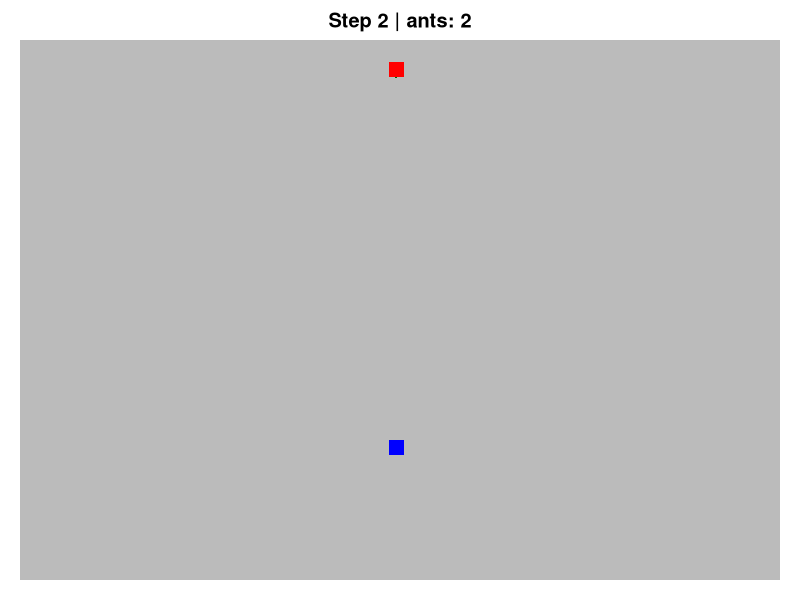
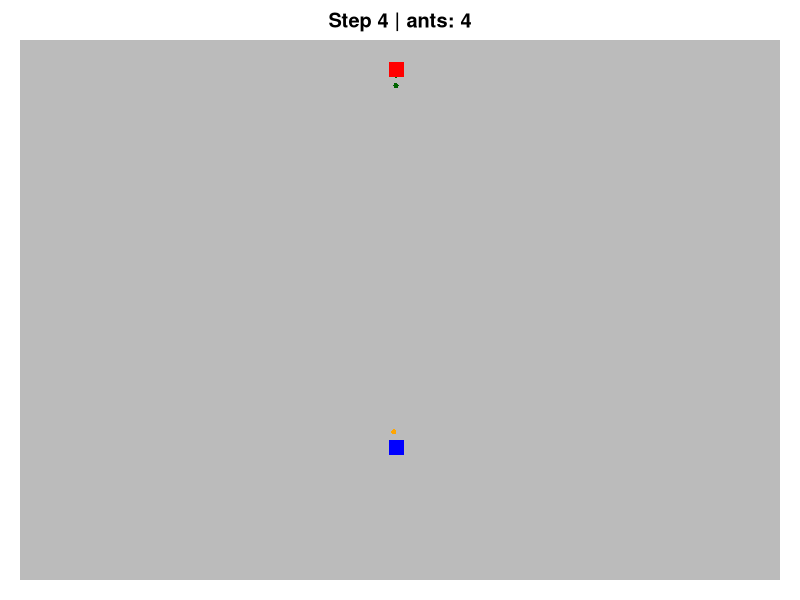
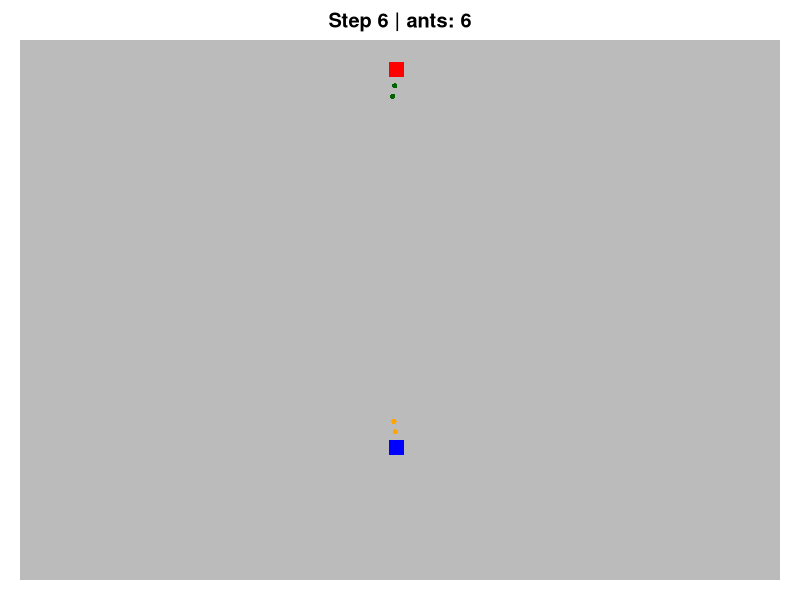
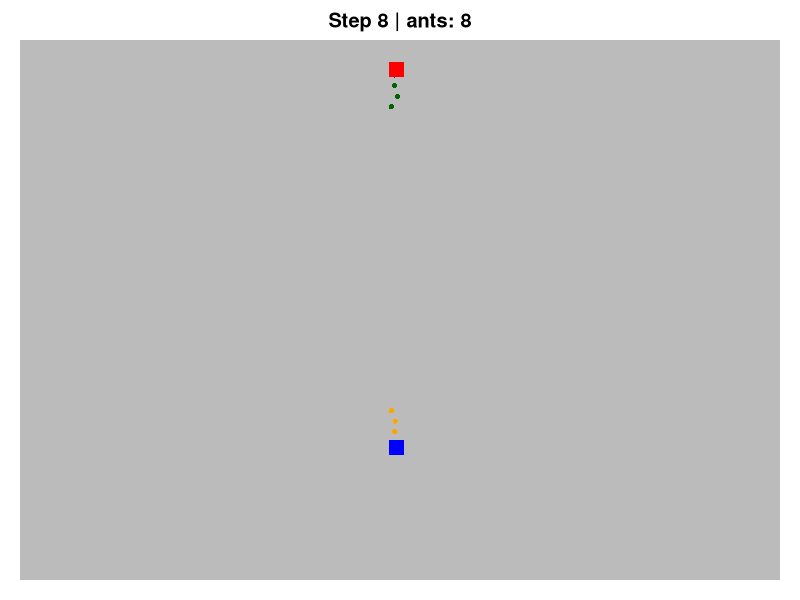
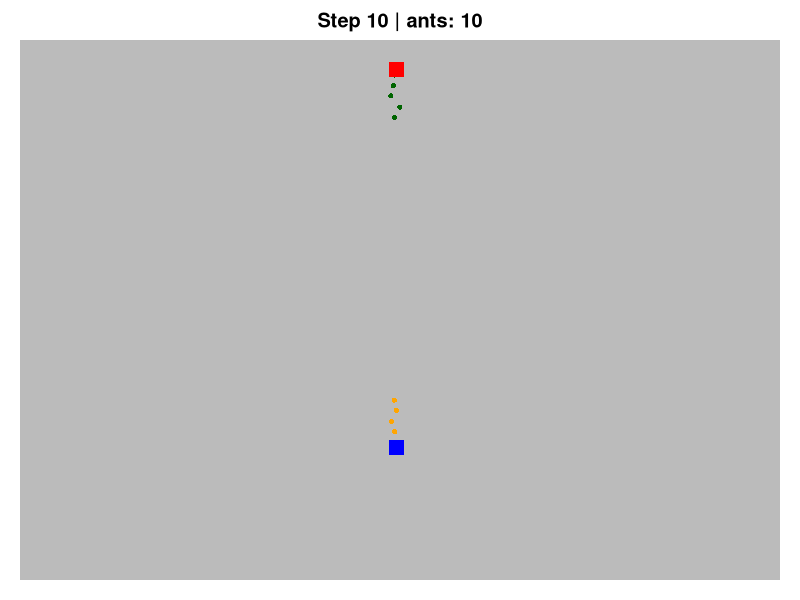
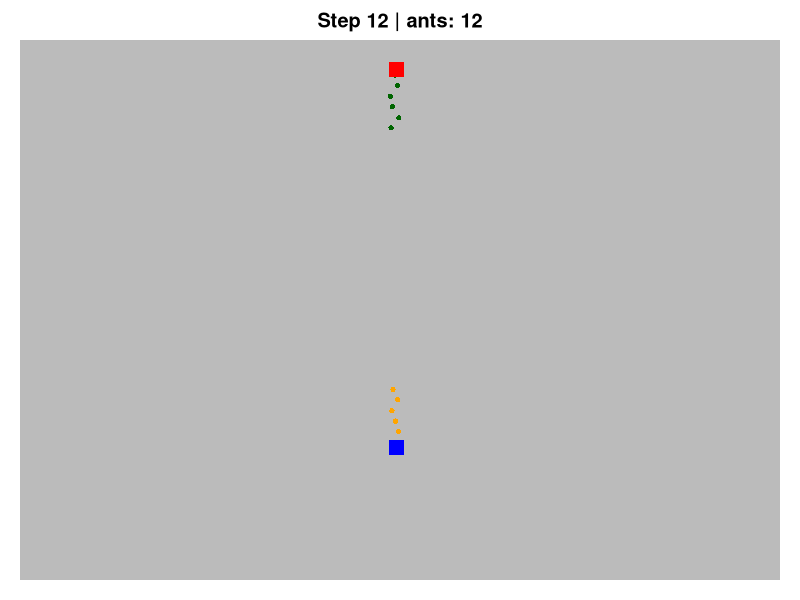
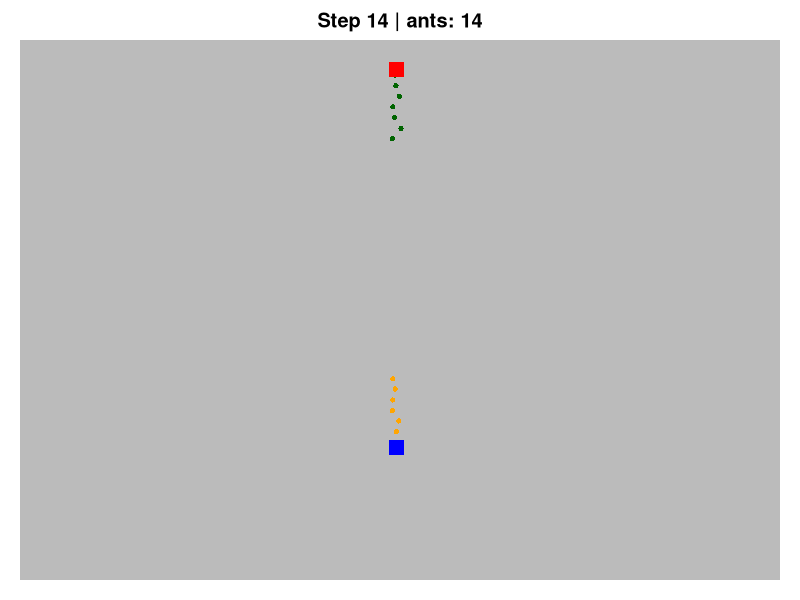
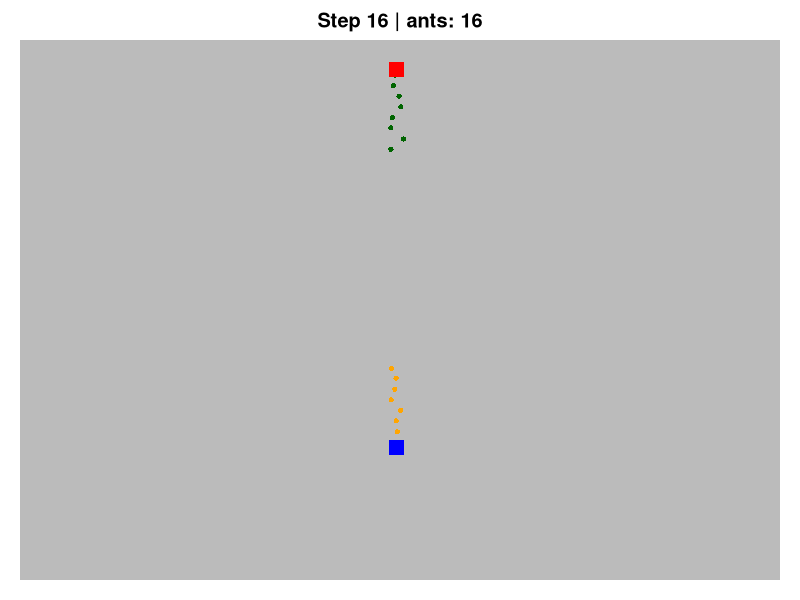

Recreate these plots in R, in order.
# set seed for pseudorandomness

set.seed(10)

GRID_SIZE = 100

MAX_ANTS = 100
N_STEPS = 1000
SPAWN_INTERVAL = 2
DRAW_INTERVAL = 2
STEP_SIZE = 1

PRIORITY_DETECT_RADIUS = 5
PRIORITY_REPULSION_STRENGTH = 0.6 #ranging from 0 - 1

SELF_REPULSION_STRENGTH = 0.6
SELF_DETECT_RADIUS = 1

nest <- c(50, 25)
food_spawn <- c(50, 95)

ants <- data.frame(
  x = numeric(),
  y = numeric(),
  hx = numeric(),
  hy = numeric(),
  startTime = numeric(),
  state = character() # searching | returning
)

pheromone <- matrix(0, GRID_SIZE, GRID_SIZE)

par(mar = c(1,1,2,1))


unit_vec <- function(v) {
  
  n <- sqrt(sum(v^2))
  
  if(n < 1e-10)
    return(c(0,0))
  
  v / n
}


for(step in 1:N_STEPS) {
  
  # ---------
  # Spawn ants
  # ---------
  
  if(step %% SPAWN_INTERVAL == 0 && nrow(ants) < MAX_ANTS) { # 
    # Loaded ant starts at foodspawn
    ants <- rbind(
      ants,
      data.frame(
        x = food_spawn[1],
        y = food_spawn[2],
        hx = 0,
        hy = -1,
        state = "returning",
        startTime = step
      )
    )
    
    # unloaded ant starts at nest
    ants <- rbind(
      ants,
      data.frame(
        x = nest[1],
        y = nest[2],
        hx = 0,
        hy = 1,
        state = "searching",
        startTime = step
      )
    )
  }
  
  # ----
  # Move ants
  # ----
  for(i in seq_len(nrow(ants))) {
    
    pos <- c(ants$x[i], ants$y[i])
    noise <- unit_vec(rnorm(2))
    
    
    from_nest <- unit_vec(
      pos - nest
    )
    
    to_nest <- unit_vec(
      nest - pos
    )
    
    # Cause no pheromone for now; ants 'know' location of food for now
    
    to_food <- unit_vec(
      food_spawn - pos
    )
    
    if(ants$state[i] == "searching") {
      dir <-
        # 0.70 * from_nest +
        0.80 * to_food +
        0.20 * noise
      
      # traffic rule: move out of way for returning ants
      returners <- which(ants$state == "returning")
      
      if(length(returners) > 0) {
        diffs <- cbind(ants$x[returners] - pos[1],
                       ants$y[returners] - pos[2])
        dists <- sqrt(rowSums(diffs^2))
        near  <- which(dists > 0 & dists < PRIORITY_DETECT_RADIUS)
        if(length(near) > 0) {
          # weighted average push-away vector (the closer the stronger)
          weights  <- 1 / dists[near]
          away_vec <- colSums(-diffs[near, , drop = FALSE] * weights)
          away_vec <- unit_vec(away_vec)
          # step sideways: keep only the perpendicular component
          fwd      <- unit_vec(dir)
          side     <- away_vec - sum(away_vec * fwd) * fwd
          side     <- unit_vec(side)
          dir <- unit_vec((1 - PRIORITY_REPULSION_STRENGTH) * dir +
                            PRIORITY_REPULSION_STRENGTH      * side)
        }
      }
      }
    
    
    
    if(ants$state[i] == "returning") {
      dir <-
        0.80 * to_nest +
        0.20 * noise
    }
    
      # collision avoidance
      diffs2 <- cbind(ants$x - pos[1],
                      ants$y - pos[2])
      dists2 <- sqrt(rowSums(diffs2^2))
      near2  <- which(dists2 > 0 & dists2 < SELF_DETECT_RADIUS)
      
      if(length(near2) > 0) {
        weights2  <- 1 / dists2[near2]
        repel_vec <- unit_vec(colSums(-diffs2[near2, , drop = FALSE] * weights2))
        dir <- unit_vec(dir + SELF_REPULSION_STRENGTH * repel_vec)
      }
    
    dir <- unit_vec(dir)
    
    ants$x[i] <- ants$x[i] +
      STEP_SIZE * dir[1]
    
    ants$y[i] <- ants$y[i] +
      STEP_SIZE * dir[2]
}
  
  
  
  # ---------
  # State flips
  # ---------
  searchers <- which(ants$state == "searching")
  if (length(searchers) > 0) {
    dists_to_food <- sqrt((ants$x[searchers] - food_spawn[1])^2 +
                            (ants$y[searchers] - food_spawn[2])^2)
    ants$state[searchers[dists_to_food < STEP_SIZE]] <- "returning"
  }
  returners <- which(ants$state == "returning")
  if (length(returners) > 0) {
    dists_to_nest <- sqrt((ants$x[returners] - nest[1])^2 +
                            (ants$y[returners] - nest[2])^2)
    ants$state[returners[dists_to_nest < STEP_SIZE]] <- "searching"
  }
  
  
  # -----
  # Draw
  # -----
  
  if(step %% DRAW_INTERVAL == 0) {
    image(
      1:GRID_SIZE,
      1:GRID_SIZE,
      pheromone,
      col = gray.colors(
        100,
        start = 1,
        end = 0
      ),
      axes = FALSE,
      main = paste(
        "Step",
        step,
        "| ants:",
        nrow(ants)
      )
    )
    
    # Returning ants (carrying food)
    points(
      ants$x[ants$state == "returning"],
      ants$y[ants$state == "returning"],
      col = "darkgreen",
      pch = 16,
      cex = 0.7
    )
    
    # Searching ants
    points(
      ants$x[ants$state == "searching"],
      ants$y[ants$state == "searching"],
      col = "orange",
      pch = 16,
      cex = 0.7
    )
    
    points(
      nest[1],
      nest[2],
      pch = 15,
      col = "blue",
      cex = 2
    )
    
    points(
      food_spawn[1],
      food_spawn[2],
      pch = 15,
      col = "red",
      cex = 2
    )
    
    Sys.sleep(0.1)
  }
}
